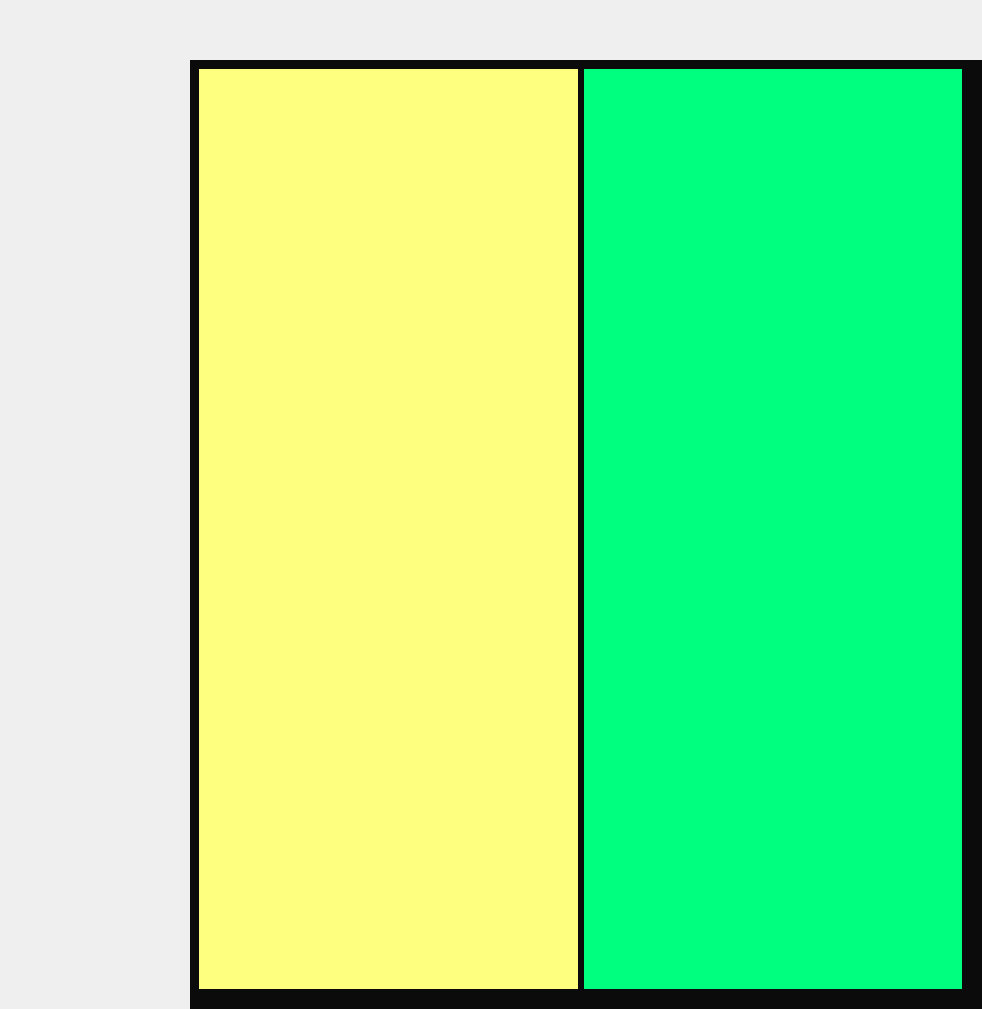
<?xml version="1.0" encoding="UTF-8"?>
<ui version="4.0">
 <class>Form</class>
 <widget class="QWidget" name="Form">
  <property name="geometry">
   <rect>
    <x>0</x>
    <y>0</y>
    <width>982</width>
    <height>1009</height>
   </rect>
  </property>
  <property name="windowTitle">
   <string>Form</string>
  </property>
  <layout class="QVBoxLayout" name="verticalLayout">
   <property name="spacing">
    <number>0</number>
   </property>
   <property name="leftMargin">
    <number>0</number>
   </property>
   <property name="topMargin">
    <number>0</number>
   </property>
   <property name="rightMargin">
    <number>0</number>
   </property>
   <property name="bottomMargin">
    <number>0</number>
   </property>
   <item>
    <layout class="QHBoxLayout" name="main_1_horizontalLayout">
     <item>
      <spacer name="verticalSpacer">
       <property name="orientation">
        <enum>Qt::Vertical</enum>
       </property>
       <property name="sizeType">
        <enum>QSizePolicy::Minimum</enum>
       </property>
       <property name="sizeHint" stdset="0">
        <size>
         <width>20</width>
         <height>60</height>
        </size>
       </property>
      </spacer>
     </item>
    </layout>
   </item>
   <item>
    <layout class="QHBoxLayout" name="main_2_horizontalLayout">
     <property name="spacing">
      <number>0</number>
     </property>
     <item>
      <spacer name="horizontalSpacer_4">
       <property name="orientation">
        <enum>Qt::Horizontal</enum>
       </property>
       <property name="sizeType">
        <enum>QSizePolicy::Minimum</enum>
       </property>
       <property name="sizeHint" stdset="0">
        <size>
         <width>190</width>
         <height>50</height>
        </size>
       </property>
      </spacer>
     </item>
     <item>
      <widget class="QWidget" name="left_widget" native="true">
       <property name="styleSheet">
        <string notr="true">background-color: rgb(36, 36, 36);</string>
       </property>
       <layout class="QVBoxLayout" name="verticalLayout_3">
        <property name="leftMargin">
         <number>0</number>
        </property>
        <property name="topMargin">
         <number>0</number>
        </property>
        <property name="rightMargin">
         <number>0</number>
        </property>
        <property name="bottomMargin">
         <number>0</number>
        </property>
       </layout>
      </widget>
     </item>
     <item>
      <widget class="QWidget" name="main_widget" native="true">
       <property name="styleSheet">
        <string notr="true">background-color:  rgb(11,11,11);</string>
       </property>
       <layout class="QGridLayout" name="main_grid_Layout">
        <property name="leftMargin">
         <number>9</number>
        </property>
        <property name="topMargin">
         <number>9</number>
        </property>
        <property name="rightMargin">
         <number>9</number>
        </property>
        <property name="bottomMargin">
         <number>9</number>
        </property>
        <item row="0" column="0">
         <spacer name="verticalSpacer_4">
          <property name="orientation">
           <enum>Qt::Vertical</enum>
          </property>
          <property name="sizeType">
           <enum>QSizePolicy::Maximum</enum>
          </property>
          <property name="sizeHint" stdset="0">
           <size>
            <width>20</width>
            <height>0</height>
           </size>
          </property>
         </spacer>
        </item>
        <item row="1" column="0">
         <layout class="QGridLayout" name="gridLayout_4">
          <item row="1" column="0">
           <spacer name="horizontalSpacer_5">
            <property name="orientation">
             <enum>Qt::Horizontal</enum>
            </property>
            <property name="sizeHint" stdset="0">
             <size>
              <width>40</width>
              <height>5</height>
             </size>
            </property>
           </spacer>
          </item>
          <item row="0" column="2">
           <spacer name="verticalSpacer_2">
            <property name="orientation">
             <enum>Qt::Vertical</enum>
            </property>
            <property name="sizeHint" stdset="0">
             <size>
              <width>5</width>
              <height>40</height>
             </size>
            </property>
           </spacer>
          </item>
          <item row="0" column="0">
           <widget class="QWidget" name="main_widget_2" native="true">
            <property name="styleSheet">
             <string notr="true">
background-color: rgb(11,11,11);</string>
            </property>
            <layout class="QHBoxLayout" name="horizontalLayout">
             <property name="leftMargin">
              <number>0</number>
             </property>
             <property name="topMargin">
              <number>0</number>
             </property>
             <property name="rightMargin">
              <number>0</number>
             </property>
             <property name="bottomMargin">
              <number>0</number>
             </property>
             <item>
              <widget class="QWidget" name="widget" native="true">
               <property name="styleSheet">
                <string notr="true">background-color: rgb(255, 255, 127);</string>
               </property>
              </widget>
             </item>
             <item>
              <widget class="QWidget" name="widget_2" native="true">
               <property name="styleSheet">
                <string notr="true">background-color: rgb(0, 255, 127);</string>
               </property>
              </widget>
             </item>
            </layout>
           </widget>
          </item>
          <item row="1" column="2">
           <widget class="QWidget" name="mange_widget" native="true">
            <property name="styleSheet">
             <string notr="true">background-color: rgb(11,11,11);</string>
            </property>
           </widget>
          </item>
         </layout>
        </item>
       </layout>
      </widget>
     </item>
    </layout>
   </item>
  </layout>
 </widget>
 <resources/>
 <connections/>
</ui>
